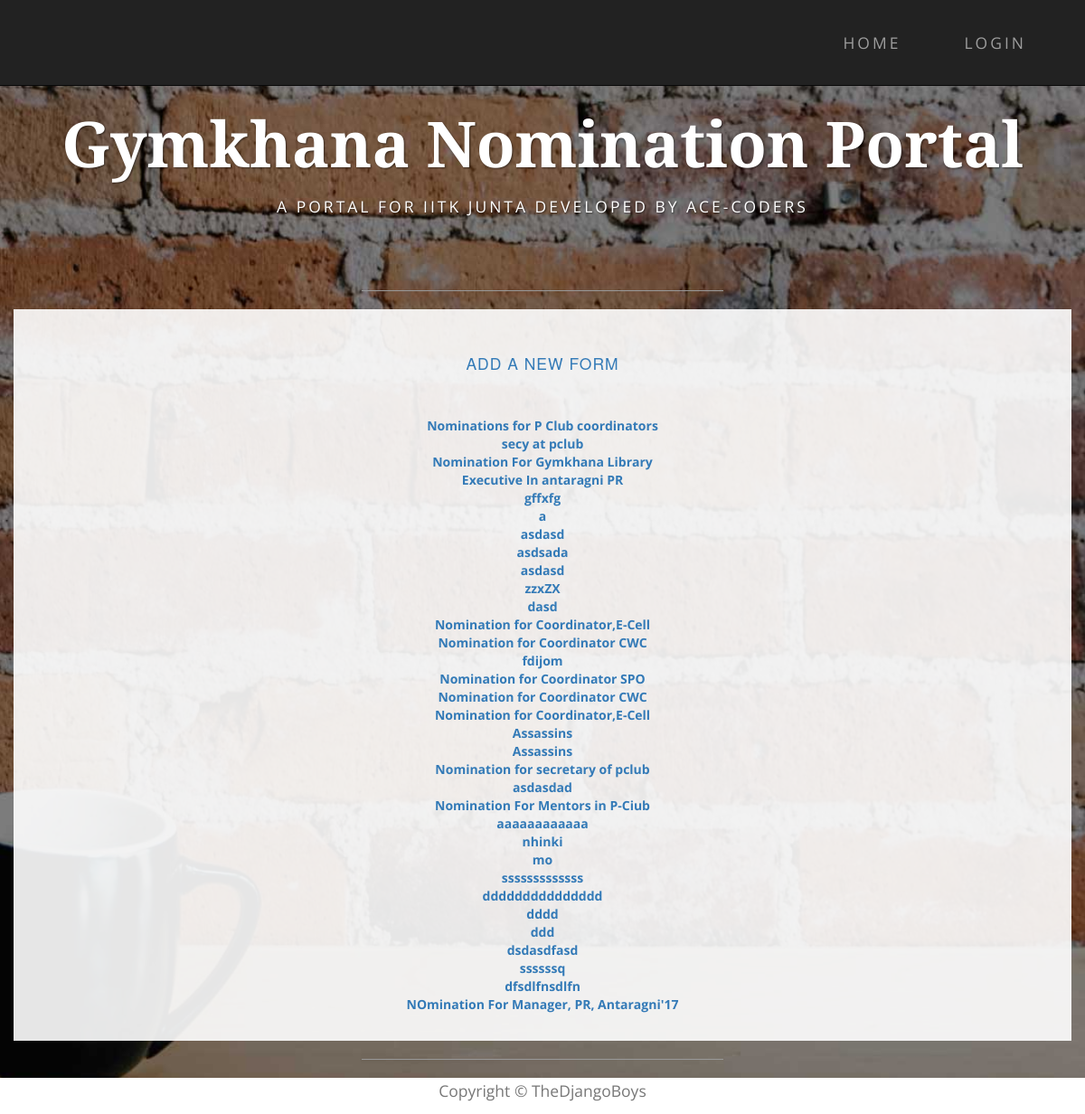
Before: /forms/ with the older database file.
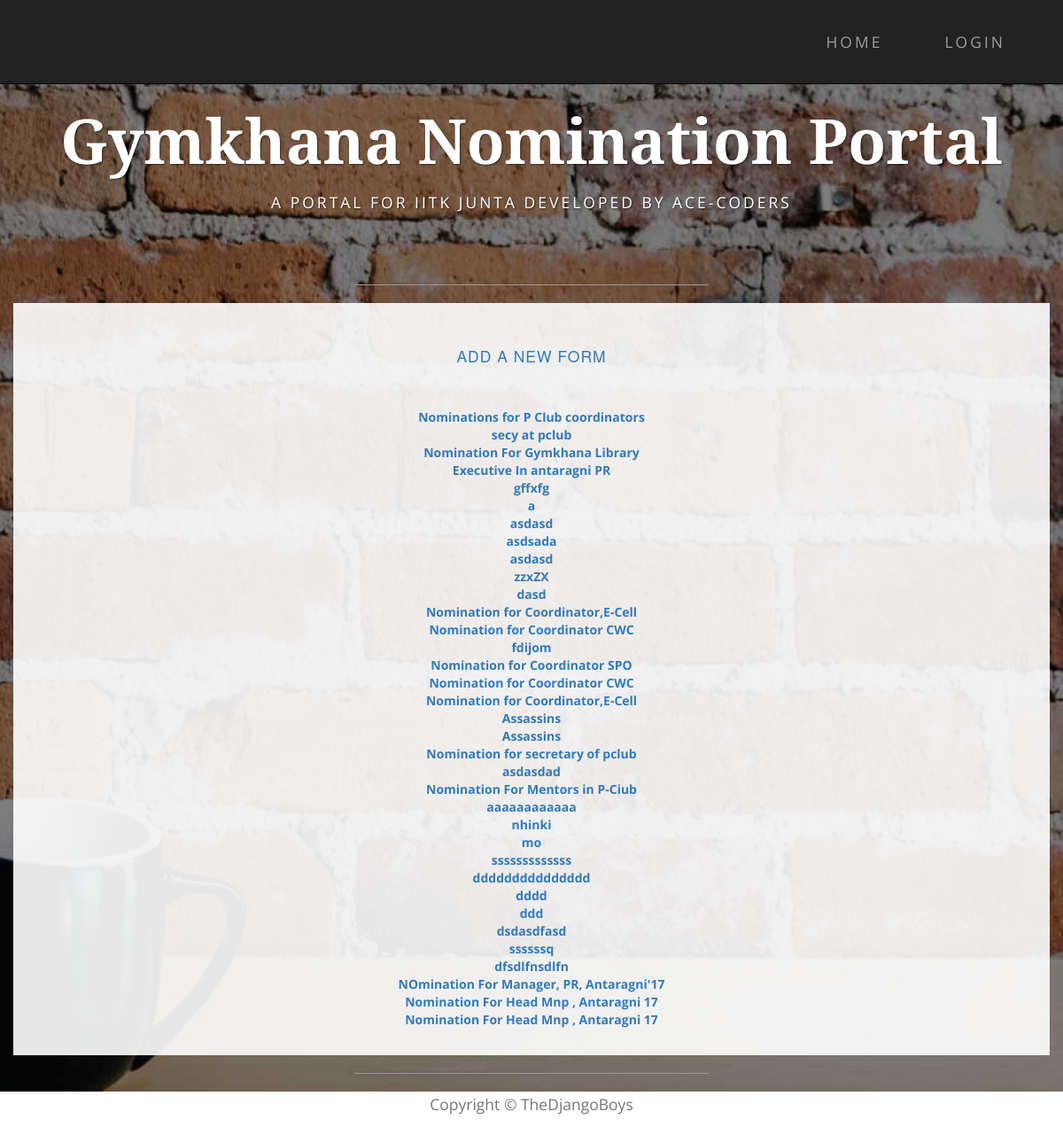
After: the same page with the newer database file.
### forms/models.py (models this page shows, shortened)
class Questionnaire(models.Model):
    name = models.CharField(max_length=100, null=True)
    description = models.TextField(max_length=1000)
    status = models.CharField(max_length=100, null=True, blank=True)

### forms/views.py (the view)
def index(request):
    forms = Questionnaire.objects.all()
    return render(request, 'forms/index.html', context={'forms': forms})

### forms/templates/forms/index.html (shortened to what this page needs)
{% extends "index.html" %}
{% load staticfiles %}
{% block content %}
<div class="container box">
    <div class="row">
        <div class="col-lg-12">
            <h2 class="intro-text text-center">
                <a href="{% url 'forms:build_form' %}">Add a new form</a>
            </h2>
            <br>
            <br>
            {% for form in forms %}
            <div class="row text-center">
                <a href="{% url 'forms:show_form' form.id %}"> <strong>{{form.name}}</strong></a>
            </div>
            {% endfor%}
        </div>
    </div>
</div>
{% endblock content %}

Changed rows visible on the page:
added Questionnaire: name "Nomination For Head Mnp , Antaragni 17"
added Questionnaire: name "Nomination For Head Mnp , Antaragni 17"
